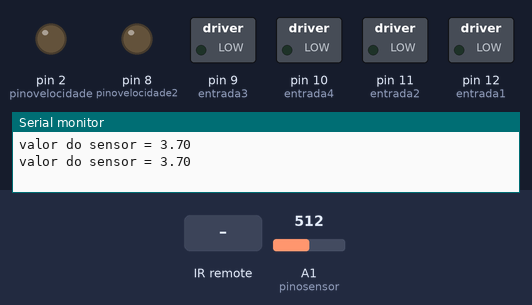
This sketch was run on a simulated Arduino Uno, built with avr-gcc and run on an emulated ATmega328P. On the bench: switched loads named in the sketch (green lamp = pin HIGH), output pins drawn as LEDs (lit = HIGH), the last lines printed to the serial monitor. Inputs (shaded band) come from the test bench; at power-on: A1 (pinosensor) = 512.

Above: at 3.3 s.
3.4 s: infrared code 0xFFA857 received
At 5.4 s:
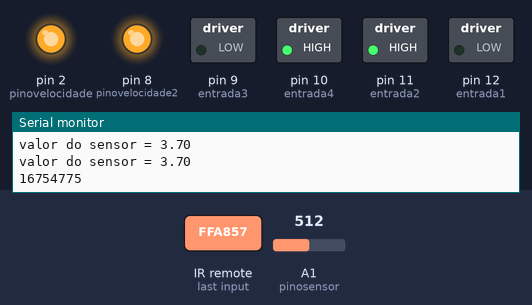
10.2 s: infrared code 0xFF629D received
At 12.9 s:
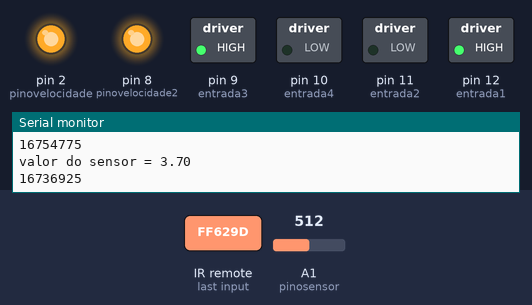
17.0 s: infrared code 0xFF22DD received
At 19.1 s:
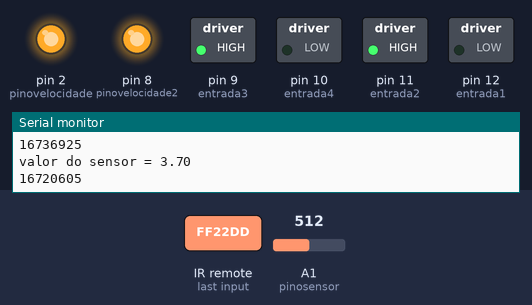
21.8 s: infrared code 0xFFC23D received
At 23.6 s:
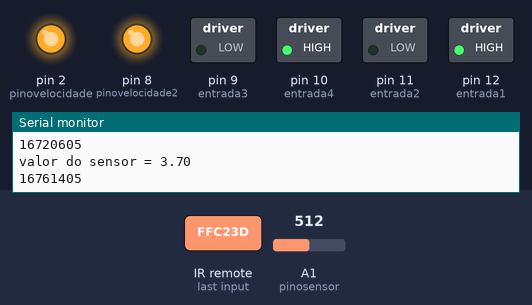
Timing chart, 0 to 26.1 s (numbered marks = the images above; inputs shaded):
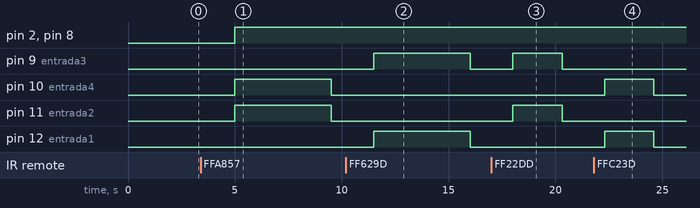

Measured:
- after the input at 3.4 s, pin 2 (pinovelocidade), pin 8 (pinovelocidade2): LOW → HIGH after 1.6 s; pin 10 (entrada4), pin 11 (entrada2): LOW → HIGH after 1.6 s, → LOW 4.5 s later
- after the input at 10.2 s, pin 9 (entrada3), pin 12 (entrada1): LOW → HIGH after 1.3 s, → LOW 4.5 s later
- after the input at 17.0 s, pin 9 (entrada3), pin 11 (entrada2): LOW → HIGH after 1.0 s, → LOW 2.3 s later
- after the input at 21.8 s, pin 10 (entrada4), pin 12 (entrada1): LOW → HIGH after 0.51 s, → LOW 2.3 s later

The sketch:

controla_motor_CI_l293d.ino
```cpp
#include <IRremote.h>
#include <IRremoteInt.h>

//projeto CI ponte H l 293d Raphael Souza

int pinovelocidade = 2; //pino 1 enable1
int entrada1 = 12;//pino 2 input1
int entrada2 = 11;//pino 7 input2
int pinovelocidade2 = 8; //pino 9 enable2
int entrada3 = 9; //pino 15 input4
int entrada4 = 10; //pino 10 input 3
int RECV_PIN = 14;// pino para receber valores IR
IRrecv irrecv (RECV_PIN); // contrlole remoto
decode_results resultados; //IR
boolean sinal =  false;
int led_G = 4;
int led_Y = 5;
int led_R = 6;

void setup() {
  Serial.begin(9600);
  irrecv.enableIRIn(); //inicia receptor IR
  pinMode(pinovelocidade,OUTPUT);
  pinMode(entrada1,OUTPUT);
  pinMode(entrada2,OUTPUT);
  pinMode(pinovelocidade2,OUTPUT);
  pinMode(entrada3,OUTPUT);
  pinMode(entrada4,OUTPUT);
  pinMode(led_G,INPUT);
  pinMode(led_Y,INPUT);
  pinMode(led_R,INPUT);
}

void loop() {
  calcula_tensao();

  if(sinal == false){
      parar_motor();
  }
  if(irrecv.decode(&resultados)){
    Serial.println(resultados.value,DEC);
    //define velocidade
    int velocidade = 500;
    analogWrite(pinovelocidade,velocidade);
    analogWrite(pinovelocidade2,velocidade);
    //aciona Motor
    switch(resultados.value){
       case 16754775:

        para_tras();
        break;
      case 16736925:

        para_frente();
        break;
      case 16720605:

        para_direita();
        break;
      case 16761405:

        para_esquerda();
        break;
      case 16712445:

        parar_motor();
        break;
  }
  irrecv.resume();// Recebe o próximo valor IR
  }
}

void parar_motor(){
    digitalWrite(entrada1,LOW);
    digitalWrite(entrada2,LOW);
    digitalWrite(entrada3,LOW);
    digitalWrite(entrada4,LOW);
    delay(2000);
}

void para_frente(){
  digitalWrite(entrada1,HIGH);
  digitalWrite(entrada2,LOW);
  digitalWrite(entrada3,HIGH);
  digitalWrite(entrada4,LOW);
  delay(4000);
}

void para_tras(){
  digitalWrite(entrada1,LOW);
  digitalWrite(entrada2,HIGH);
  digitalWrite(entrada3,LOW);
  digitalWrite(entrada4,HIGH);
  delay(4000);
}

void para_esquerda(){
  digitalWrite(entrada1,HIGH);
  digitalWrite(entrada2,LOW);
  digitalWrite(entrada3,LOW);
  digitalWrite(entrada4,HIGH);
  delay(1800);
}

void para_direita(){
  digitalWrite(entrada1,LOW);
  digitalWrite(entrada2,HIGH);
  digitalWrite(entrada3,HIGH);
  digitalWrite(entrada4,LOW);
  delay(1800);
}

void calcula_tensao(){
   const int pinosensor=A1;
   float valorsensor=0;

   valorsensor= analogRead(pinosensor);
   valorsensor = ((valorsensor / 1024)* 3.7)*2;
   //transforma os bits recebidos na tensão real.
   Serial.print("valor do sensor = ");
   Serial.println(valorsensor);
   if(valorsensor >= 5.60){
     digitalWrite(led_G, HIGH);
     digitalWrite(led_R,LOW);
     digitalWrite(led_Y,LOW);
   }
   if(valorsensor < 5.60 && valorsensor >=4.75){
       digitalWrite(led_G,LOW);
       delay(200);
       digitalWrite(led_G,HIGH);
       delay(300);
       digitalWrite(led_G,LOW);
       digitalWrite(led_Y,HIGH);
   }
   if(valorsensor <4.75){
       digitalWrite(led_G,LOW);

       digitalWrite(led_Y,LOW);
       delay(200);
       digitalWrite(led_Y,HIGH);
       delay(300);
       digitalWrite(led_Y,LOW);
       digitalWrite(led_R,HIGH);
   }

   valorsensor=0;

}
```
